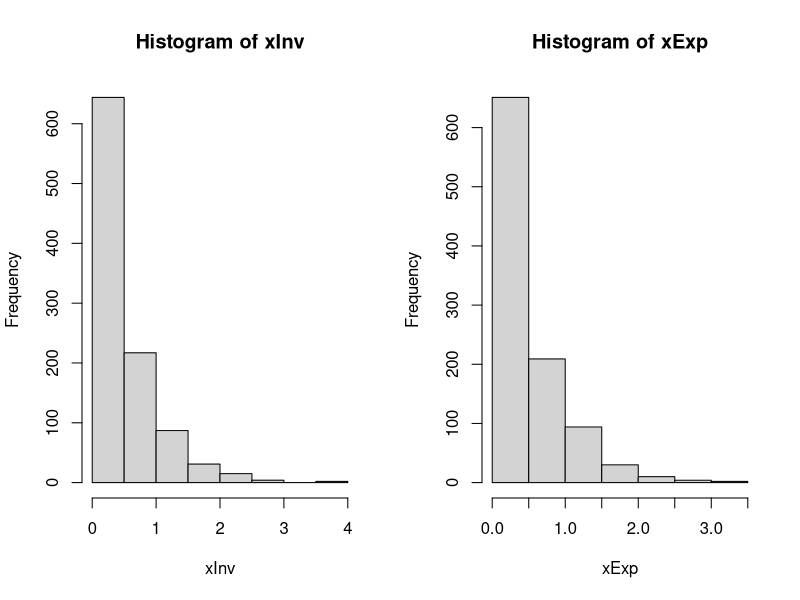
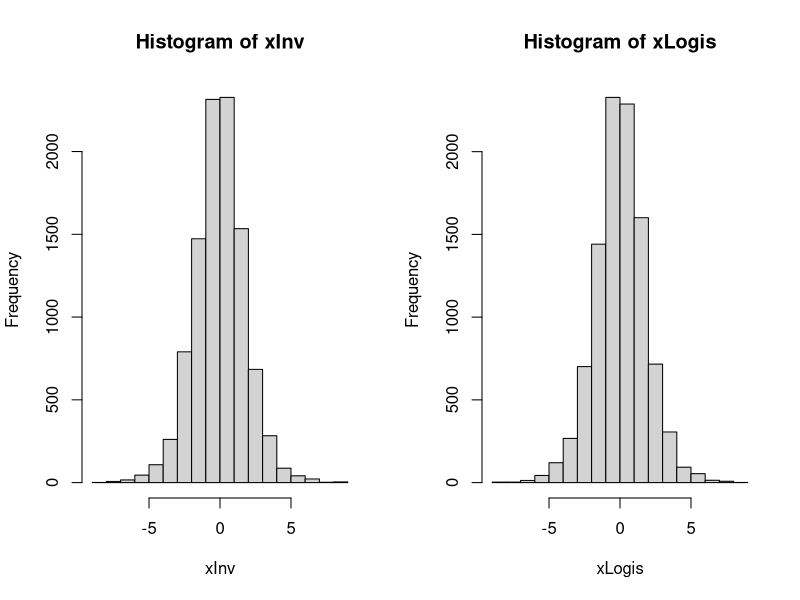
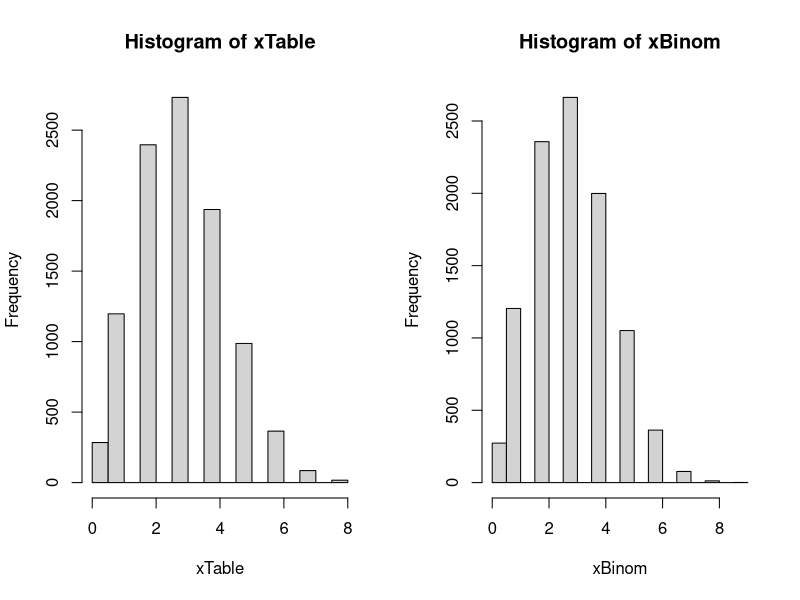
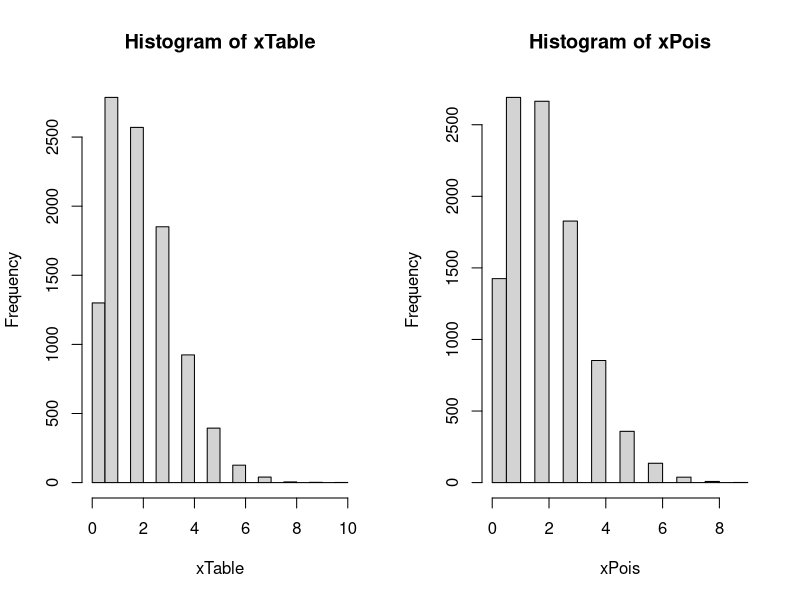
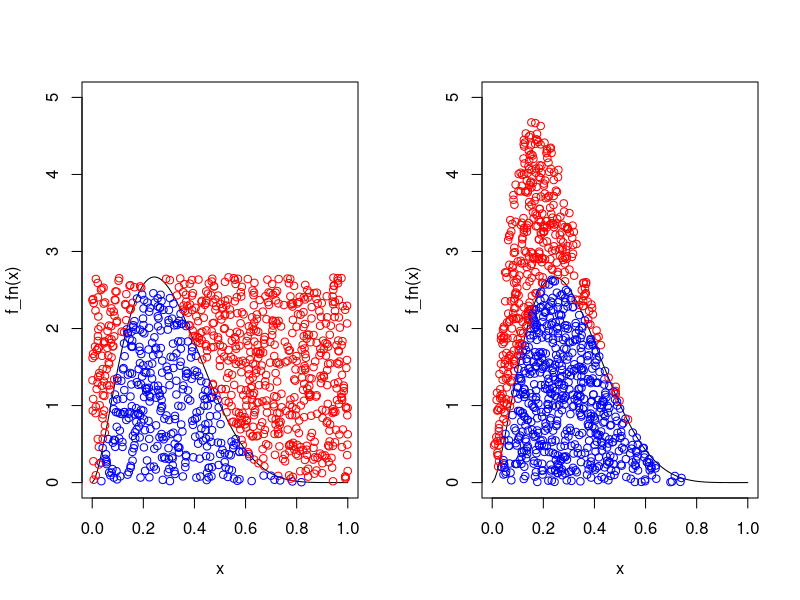

Recreate these plots in R, in order.
## ---- chunk 1
library(knitr)
knitr::opts_chunk$set(fig.path='{{ site.url }}/images/non-uniform-rvs-')
## ---- chunk 2
n = 1000
lambda = 2
u = runif(n)
xInv = -log(u)/lambda
## ---- chunk 3
xExp = rexp(n, lambda)

par(mfcol = c(1,2))
hist(xInv)
hist(xExp)
## ---- chunk 4
n = 10000
u = runif(n)
xInv = -log(1/u - 1)
## ---- chunk 5
xLogis = rlogis(n, 0, 1)

par(mfcol = c(1,2))
hist(xInv)
hist(xLogis)
## ---- chunk 6
n <- 10
p <- .3
t <- seq(0,n-1)
prob = pbinom(t,n,p)
## ---- chunk 7
df = as.data.frame(round(t(prob),4))
colnames(df) = t
kable(df)
## ---- chunk 8
Nsim=10^4; 
xTable=numeric(Nsim)
uvec = runif(Nsim)
xTable = as.numeric(lapply(uvec, function(u){ sum(prob<u)}))
## ---- chunk 9
xBinom = rbinom(Nsim, n, p)
par(mfcol = c(1,2))
hist(xTable)
hist(xBinom)
## ---- chunk 10
lambda=2
t=seq(0,9)
prob=ppois(t, lambda)
## ---- chunk 11
df = as.data.frame(round(t(prob),4))
colnames(df) = t
kable(df)
## ---- chunk 12
Nsim=10^4; 
xTable=numeric(Nsim)
uvec = runif(Nsim)
xTable = as.numeric(lapply(uvec, function(u){ sum(prob<u)}))

## ---- chunk 13
xPois = rpois(Nsim, lambda)
par(mfcol = c(1,2))
hist(xTable)
hist(xPois)
## ---- chunk 14
Simulate <- function(Nsim, f_fn, g_fn, randg_fn) {
  #M is found by finding the maximum of f(x)/g(x) over [0,1]
  M = optimize(f=function(x){f_fn(x)/g_fn(x)},interval=c(0,1),maximum=TRUE)$objective
  
  #graphing logic
  ylim <- c(0, 5)
  xlim <- c(0, 1)
  curve(f_fn(x),from = 0,to = 1, xlim = xlim, ylim = ylim)
  par(new=T)
  
  x_star = randg_fn(Nsim)
  y_star = runif(Nsim, max = M * g_fn(x_star)) # y* drawn from proposal function g
  x = NULL
  successCount = 0
  for(i in 1:Nsim){
    #accept x* if y* <= f(x*)
    if(y_star[i] <= f_fn(x_star[i])){ 
      successCount = successCount + 1
      x[successCount] = x_star[i]
      
      #plot the accepted points
      points(x_star[i], y_star[i], xlab = NA, ylab = NA, xaxt='n', yaxt='n', xlim = xlim, ylim = ylim, col="blue")
    }
    else{
      #plot the rejected points
      points(x_star[i], y_star[i], xlab = NA, ylab = NA, xaxt='n', yaxt='n', xlim = xlim, ylim = ylim, col="red")
    }
  }
  return(successCount)
}

## ---- chunk 15
alpha <- 2.7
beta <- 6.3
Nsim = 1000
successCount = Simulate(Nsim, 
                        f_fn = function (x) {dbeta(x,alpha,beta)},
                        g_fn = function (y) {dunif(y)},
                        randg_fn = function (Nsim) {runif(Nsim)})
## ---- chunk 16
successCount = Simulate(Nsim, 
                        f_fn = function (x) {dbeta(x,alpha,beta)},
                        g_fn = function (y) {dbeta(y,2,6)},
                        randg_fn = function (Nsim) {rbeta(Nsim, 2, 6)}
                        )
